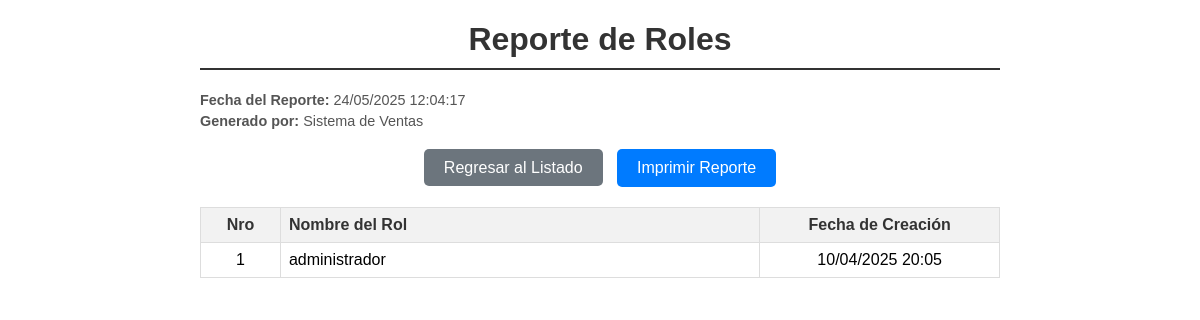
The page /roles/reporte_roles_vista.php on the database as committed earlier.
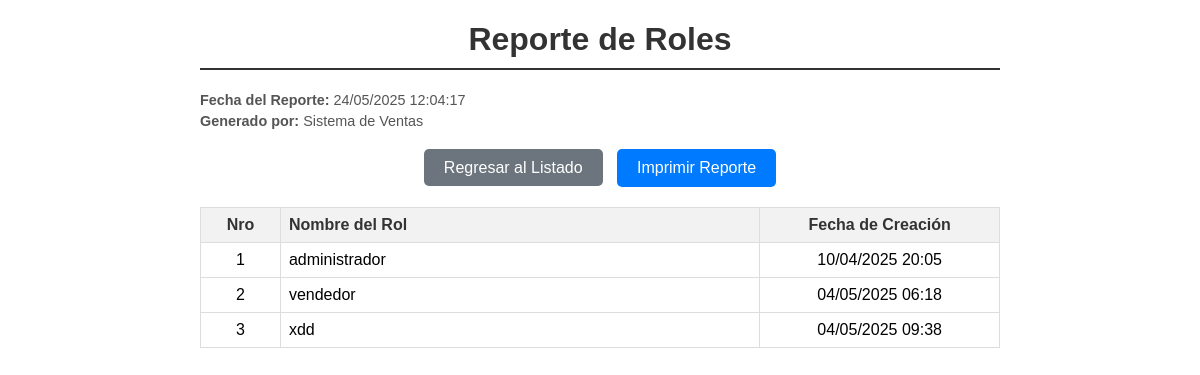
The same page on the database as committed later.
### tables this page shows
CREATE TABLE `tb_roles` (
  `id_rol` int(11) NOT NULL,
  `rol` varchar(255) NOT NULL,
  `fyh_creacion` datetime NOT NULL,
  `fyh_actualizacion` datetime NOT NULL
);

### app/models/RolModel.php (called while the page is built, shortened)
<?php
class RolModel {
    private $pdo;
    public function __construct(PDO $pdo) {
        $this->pdo = $pdo;
    }
    public function getAllRoles(): array {
        $sql = "SELECT id_rol, rol, fyh_creacion, fyh_actualizacion FROM tb_roles ORDER BY rol ASC";
        $query = $this->pdo->prepare($sql);
        $query->execute();
        return $query->fetchAll(PDO::FETCH_ASSOC);
    }
}
?>

### roles/reporte_roles_vista.php (the view, shortened to what this page needs)
<?php
require_once __DIR__ . '/../app/config.php';
require_once __DIR__ . '/../app/models/RolModel.php';
$rolModel = new RolModel($pdo);
$roles_datos = $rolModel->getAllRoles();
$fecha_reporte = date('d/m/Y H:i:s');
?>
<!DOCTYPE html>
<html lang="es">
<head>
</head>
<body>
    <div class="report-container">
        <h1>Reporte de Roles</h1>
        <div class="report-info">
            <p><strong>Fecha del Reporte:</strong> <?php echo $fecha_reporte; ?></p>
            <p><strong>Generado por:</strong> Sistema de Ventas</p>
        </div>
        <div class="action-buttons-container">
            <a href="../roles/" class="action-button back-button">Regresar al Listado</a>
            <button class="action-button print-button" onclick="window.print();">Imprimir Reporte</button>
        </div>
        <table>
            <thead>
                <tr>
                    <th style="width:10%; text-align:center;">Nro</th>
                    <th style="width:60%;">Nombre del Rol</th>
                    <th style="width:30%; text-align:center;">Fecha de Creación</th>
                </tr>
            </thead>
            <tbody>
                <?php
                if (!empty($roles_datos)) {
                    $contador = 0;
                    foreach ($roles_datos as $rol_dato) {
                        $contador++;
                        ?>
                        <tr>
                            <td class="center"><?php echo $contador; ?></td>
                            <td><?php echo htmlspecialchars($rol_dato['rol']); ?></td>
                            <td class="center"><?php echo htmlspecialchars(date('d/m/Y H:i', strtotime($rol_dato['fyh_creacion']))); ?></td>
                        </tr>
                        <?php
                    }
                } else {
                    ?>
                    <tr>
                        <td colspan="3" class="center">No hay roles registrados.</td>
                    </tr>
                    <?php
                }
                ?>
            </tbody>
        </table>
    </div>
</body>
</html>

### roles/reporte_roles_vista.php (style rules this page uses)
body { font-family: Arial, sans-serif; margin: 20px; }
.report-container { width: 100%; max-width: 800px; margin: auto; }
h1 { text-align: center; color: #333; border-bottom: 2px solid #333; padding-bottom: 10px; }
.report-info { margin-bottom: 20px; font-size: 0.9em; color: #555; }
.report-info p { margin: 5px 0; }
table { width: 100%; border-collapse: collapse; margin-top: 20px; }
th, td { border: 1px solid #ddd; padding: 8px; text-align: left; }
th { background-color: #f2f2f2; color: #333; }
td.center { text-align: center; }
.action-buttons-container { text-align: center; margin-top: 20px; margin-bottom: 20px; }
.action-button { padding: 10px 20px; font-size: 16px; color: white; border: none; border-radius: 5px; cursor: pointer; text-decoration: none; margin-left: 5px; margin-right: 5px; }
.print-button { background-color: #007bff; }
.back-button { background-color: #6c757d; }

Rows that differ between the two databases and show on the page:
added tb_roles: rol "vendedor", fyh_creacion "04/05/2025 06:18"
added tb_roles: rol "xdd", fyh_creacion "04/05/2025 09:38"
